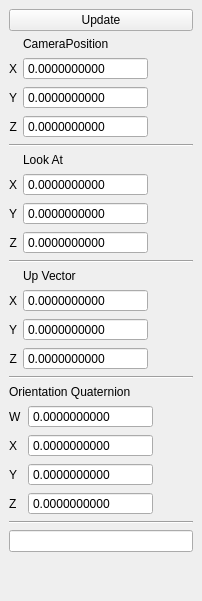
  <widget class="QDockWidget" name="dockCamera">
   <property name="features">
    <set>QDockWidget::AllDockWidgetFeatures</set>
   </property>
   <property name="windowTitle">
    <string>Camera</string>
   </property>
   <attribute name="dockWidgetArea">
    <number>8</number>
   </attribute>
   <widget class="QWidget" name="dockWidgetContents_8">
    <layout class="QVBoxLayout" name="verticalLayout_8">
     <item>
      <widget class="QPushButton" name="camUpdate">
       <property name="text">
        <string>Update</string>
       </property>
      </widget>
     </item>
     <item>
      <layout class="QGridLayout" name="gridLayout_10">
       <item row="2" column="0">
        <widget class="QLabel" name="label_39">
         <property name="text">
          <string>X</string>
         </property>
         <property name="alignment">
          <set>Qt::AlignRight|Qt::AlignTrailing|Qt::AlignVCenter</set>
         </property>
        </widget>
       </item>
       <item row="3" column="0">
        <widget class="QLabel" name="label_40">
         <property name="text">
          <string>Y</string>
         </property>
         <property name="alignment">
          <set>Qt::AlignRight|Qt::AlignTrailing|Qt::AlignVCenter</set>
         </property>
        </widget>
       </item>
       <item row="4" column="0">
        <widget class="QLabel" name="label_41">
         <property name="text">
          <string>Z</string>
         </property>
         <property name="alignment">
          <set>Qt::AlignRight|Qt::AlignTrailing|Qt::AlignVCenter</set>
         </property>
        </widget>
       </item>
       <item row="2" column="1">
        <widget class="QDoubleSpinBox" name="camXPos">
         <property name="enabled">
          <bool>true</bool>
         </property>
         <property name="wrapping">
          <bool>false</bool>
         </property>
         <property name="readOnly">
          <bool>false</bool>
         </property>
         <property name="buttonSymbols">
          <enum>QAbstractSpinBox::NoButtons</enum>
         </property>
         <property name="decimals">
          <number>10</number>
         </property>
         <property name="minimum">
          <double>-1000000.000000000000000</double>
         </property>
         <property name="maximum">
          <double>1000000.000000000000000</double>
         </property>
        </widget>
       </item>
       <item row="3" column="1">
        <widget class="QDoubleSpinBox" name="camYPos">
         <property name="enabled">
          <bool>true</bool>
         </property>
         <property name="readOnly">
          <bool>false</bool>
         </property>
         <property name="buttonSymbols">
          <enum>QAbstractSpinBox::NoButtons</enum>
         </property>
         <property name="decimals">
          <number>10</number>
         </property>
         <property name="minimum">
          <double>-1000000.000000000000000</double>
         </property>
         <property name="maximum">
          <double>1000000.000000000000000</double>
         </property>
        </widget>
       </item>
       <item row="4" column="1">
        <widget class="QDoubleSpinBox" name="camZPos">
         <property name="enabled">
          <bool>true</bool>
         </property>
         <property name="readOnly">
          <bool>false</bool>
         </property>
         <property name="buttonSymbols">
          <enum>QAbstractSpinBox::NoButtons</enum>
         </property>
         <property name="decimals">
          <number>10</number>
         </property>
         <property name="minimum">
          <double>-1000000.000000000000000</double>
         </property>
         <property name="maximum">
          <double>1000000.000000000000000</double>
         </property>
        </widget>
       </item>
       <item row="1" column="1">
        <widget class="QLabel" name="label_42">
         <property name="text">
          <string>CameraPosition</string>
         </property>
        </widget>
       </item>
       <item row="2" column="2">
        <spacer name="horizontalSpacer_12">
         <property name="orientation">
          <enum>Qt::Horizontal</enum>
         </property>
         <property name="sizeHint" stdset="0">
          <size>
           <width>40</width>
           <height>20</height>
          </size>
         </property>
        </spacer>
       </item>
      </layout>
     </item>
     <item>
      <widget class="Line" name="line_9">
       <property name="orientation">
        <enum>Qt::Horizontal</enum>
       </property>
      </widget>
     </item>
     <item>
      <layout class="QGridLayout" name="gridLayout_11">
       <item row="1" column="0">
        <widget class="QLabel" name="label_43">
         <property name="text">
          <string>X</string>
         </property>
         <property name="alignment">
          <set>Qt::AlignRight|Qt::AlignTrailing|Qt::AlignVCenter</set>
         </property>
        </widget>
       </item>
       <item row="2" column="0">
        <widget class="QLabel" name="label_44">
         <property name="text">
          <string>Y</string>
         </property>
         <property name="alignment">
          <set>Qt::AlignRight|Qt::AlignTrailing|Qt::AlignVCenter</set>
         </property>
        </widget>
       </item>
       <item row="3" column="0">
        <widget class="QLabel" name="label_45">
         <property name="text">
          <string>Z</string>
         </property>
         <property name="alignment">
          <set>Qt::AlignRight|Qt::AlignTrailing|Qt::AlignVCenter</set>
         </property>
        </widget>
       </item>
       <item row="1" column="1">
        <widget class="QDoubleSpinBox" name="camXLookAt">
         <property name="enabled">
          <bool>true</bool>
         </property>
         <property name="wrapping">
          <bool>false</bool>
         </property>
         <property name="readOnly">
          <bool>false</bool>
         </property>
         <property name="buttonSymbols">
          <enum>QAbstractSpinBox::NoButtons</enum>
         </property>
         <property name="decimals">
          <number>10</number>
         </property>
         <property name="minimum">
          <double>-1000000.000000000000000</double>
         </property>
         <property name="maximum">
          <double>1000000.000000000000000</double>
         </property>
        </widget>
       </item>
       <item row="2" column="1">
        <widget class="QDoubleSpinBox" name="camYLookAt">
         <property name="enabled">
          <bool>true</bool>
         </property>
         <property name="readOnly">
          <bool>false</bool>
         </property>
         <property name="buttonSymbols">
          <enum>QAbstractSpinBox::NoButtons</enum>
         </property>
         <property name="decimals">
          <number>10</number>
         </property>
         <property name="minimum">
          <double>-1000000.000000000000000</double>
         </property>
         <property name="maximum">
          <double>1000000.000000000000000</double>
         </property>
        </widget>
       </item>
       <item row="3" column="1">
        <widget class="QDoubleSpinBox" name="camZLookAt">
         <property name="enabled">
          <bool>true</bool>
         </property>
         <property name="readOnly">
          <bool>false</bool>
         </property>
         <property name="buttonSymbols">
          <enum>QAbstractSpinBox::NoButtons</enum>
         </property>
         <property name="decimals">
          <number>10</number>
         </property>
         <property name="minimum">
          <double>-1000000.000000000000000</double>
         </property>
         <property name="maximum">
          <double>1000000.000000000000000</double>
         </property>
        </widget>
       </item>
       <item row="0" column="1">
        <widget class="QLabel" name="label_46">
         <property name="text">
          <string>Look At</string>
         </property>
        </widget>
       </item>
       <item row="1" column="2">
        <spacer name="horizontalSpacer_13">
         <property name="orientation">
          <enum>Qt::Horizontal</enum>
         </property>
         <property name="sizeHint" stdset="0">
          <size>
           <width>40</width>
           <height>20</height>
          </size>
         </property>
        </spacer>
       </item>
      </layout>
     </item>
     <item>
      <widget class="Line" name="line_10">
       <property name="orientation">
        <enum>Qt::Horizontal</enum>
       </property>
      </widget>
     </item>
     <item>
      <layout class="QGridLayout" name="gridLayout_12">
       <item row="1" column="0">
        <widget class="QLabel" name="label_47">
         <property name="text">
          <string>X</string>
         </property>
         <property name="alignment">
          <set>Qt::AlignRight|Qt::AlignTrailing|Qt::AlignVCenter</set>
         </property>
        </widget>
       </item>
       <item row="2" column="0">
        <widget class="QLabel" name="label_48">
         <property name="text">
          <string>Y</string>
         </property>
         <property name="alignment">
          <set>Qt::AlignRight|Qt::AlignTrailing|Qt::AlignVCenter</set>
         </property>
        </widget>
       </item>
       <item row="3" column="0">
        <widget class="QLabel" name="label_49">
         <property name="text">
          <string>Z</string>
         </property>
         <property name="alignment">
          <set>Qt::AlignRight|Qt::AlignTrailing|Qt::AlignVCenter</set>
         </property>
        </widget>
       </item>
       <item row="1" column="1">
        <widget class="QDoubleSpinBox" name="camXUp">
         <property name="enabled">
          <bool>true</bool>
         </property>
         <property name="wrapping">
          <bool>false</bool>
         </property>
         <property name="readOnly">
          <bool>false</bool>
         </property>
         <property name="buttonSymbols">
          <enum>QAbstractSpinBox::NoButtons</enum>
         </property>
         <property name="decimals">
          <number>10</number>
         </property>
         <property name="minimum">
          <double>-1000000.000000000000000</double>
         </property>
         <property name="maximum">
          <double>1000000.000000000000000</double>
         </property>
        </widget>
       </item>
       <item row="2" column="1">
        <widget class="QDoubleSpinBox" name="camYUp">
         <property name="enabled">
          <bool>true</bool>
         </property>
         <property name="readOnly">
          <bool>false</bool>
         </property>
         <property name="buttonSymbols">
          <enum>QAbstractSpinBox::NoButtons</enum>
         </property>
         <property name="decimals">
          <number>10</number>
         </property>
         <property name="minimum">
          <double>-1000000.000000000000000</double>
         </property>
         <property name="maximum">
          <double>1000000.000000000000000</double>
         </property>
        </widget>
       </item>
       <item row="3" column="1">
        <widget class="QDoubleSpinBox" name="camZUp">
         <property name="enabled">
          <bool>true</bool>
         </property>
         <property name="readOnly">
          <bool>false</bool>
         </property>
         <property name="buttonSymbols">
          <enum>QAbstractSpinBox::NoButtons</enum>
         </property>
         <property name="decimals">
          <number>10</number>
         </property>
         <property name="minimum">
          <double>-1000000.000000000000000</double>
         </property>
         <property name="maximum">
          <double>1000000.000000000000000</double>
         </property>
        </widget>
       </item>
       <item row="0" column="1">
        <widget class="QLabel" name="label_50">
         <property name="text">
          <string>Up Vector</string>
         </property>
        </widget>
       </item>
       <item row="1" column="2">
        <spacer name="horizontalSpacer_14">
         <property name="orientation">
          <enum>Qt::Horizontal</enum>
         </property>
         <property name="sizeHint" stdset="0">
          <size>
           <width>40</width>
           <height>20</height>
          </size>
         </property>
        </spacer>
       </item>
      </layout>
     </item>
     <item>
      <widget class="Line" name="line_8">
       <property name="orientation">
        <enum>Qt::Horizontal</enum>
       </property>
      </widget>
     </item>
     <item>
      <widget class="QLabel" name="label_59">
       <property name="text">
        <string>Orientation Quaternion</string>
       </property>
      </widget>
     </item>
     <item>
      <layout class="QGridLayout" name="gridLayout_13">
       <item row="0" column="0">
        <widget class="QLabel" name="label_55">
         <property name="text">
          <string>W</string>
         </property>
        </widget>
       </item>
       <item row="1" column="0">
        <widget class="QLabel" name="label_56">
         <property name="text">
          <string>X</string>
         </property>
        </widget>
       </item>
       <item row="2" column="0">
        <widget class="QLabel" name="label_57">
         <property name="text">
          <string>Y</string>
         </property>
        </widget>
       </item>
       <item row="0" column="1">
        <widget class="QDoubleSpinBox" name="camQuatW">
         <property name="readOnly">
          <bool>false</bool>
         </property>
         <property name="buttonSymbols">
          <enum>QAbstractSpinBox::NoButtons</enum>
         </property>
         <property name="decimals">
          <number>10</number>
         </property>
         <property name="minimum">
          <double>-1000000.000000000000000</double>
         </property>
         <property name="maximum">
          <double>1000000.000000000000000</double>
         </property>
        </widget>
       </item>
       <item row="0" column="2">
        <spacer name="horizontalSpacer_16">
         <property name="orientation">
          <enum>Qt::Horizontal</enum>
         </property>
         <property name="sizeHint" stdset="0">
          <size>
           <width>40</width>
           <height>20</height>
          </size>
         </property>
        </spacer>
       </item>
       <item row="1" column="1">
        <widget class="QDoubleSpinBox" name="camQuatX">
         <property name="readOnly">
          <bool>false</bool>
         </property>
         <property name="buttonSymbols">
          <enum>QAbstractSpinBox::NoButtons</enum>
         </property>
         <property name="decimals">
          <number>10</number>
         </property>
         <property name="minimum">
          <double>-1000000.000000000000000</double>
         </property>
         <property name="maximum">
          <double>1000000.000000000000000</double>
         </property>
        </widget>
       </item>
       <item row="2" column="1">
        <widget class="QDoubleSpinBox" name="camQuatY">
         <property name="readOnly">
          <bool>false</bool>
         </property>
         <property name="buttonSymbols">
          <enum>QAbstractSpinBox::NoButtons</enum>
         </property>
         <property name="decimals">
          <number>10</number>
         </property>
         <property name="minimum">
          <double>-1000000.000000000000000</double>
         </property>
         <property name="maximum">
          <double>1000000.000000000000000</double>
         </property>
        </widget>
       </item>
       <item row="3" column="1">
        <widget class="QDoubleSpinBox" name="camQuatZ">
         <property name="readOnly">
          <bool>false</bool>
         </property>
         <property name="buttonSymbols">
          <enum>QAbstractSpinBox::NoButtons</enum>
         </property>
         <property name="decimals">
          <number>10</number>
         </property>
         <property name="minimum">
          <double>-1000000.000000000000000</double>
         </property>
         <property name="maximum">
          <double>1000000.000000000000000</double>
         </property>
        </widget>
       </item>
       <item row="3" column="0">
        <widget class="QLabel" name="label_58">
         <property name="text">
          <string>Z</string>
         </property>
        </widget>
       </item>
      </layout>
     </item>
     <item>
      <widget class="Line" name="line_11">
       <property name="orientation">
        <enum>Qt::Horizontal</enum>
       </property>
      </widget>
     </item>
     <item>
      <widget class="QLineEdit" name="camFunction"/>
     </item>
     <item>
      <spacer name="verticalSpacer_5">
       <property name="orientation">
        <enum>Qt::Vertical</enum>
       </property>
       <property name="sizeHint" stdset="0">
        <size>
         <width>20</width>
         <height>40</height>
        </size>
       </property>
      </spacer>
     </item>
    </layout>
   </widget>
  </widget>
